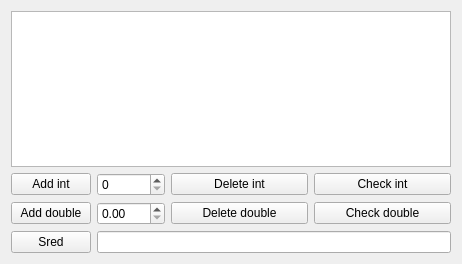
<?xml version="1.0" encoding="UTF-8"?>
<ui version="4.0">
 <class>MainWindow</class>
 <widget class="QMainWindow" name="MainWindow">
  <property name="geometry">
   <rect>
    <x>0</x>
    <y>0</y>
    <width>462</width>
    <height>264</height>
   </rect>
  </property>
  <property name="windowTitle">
   <string>MainWindow</string>
  </property>
  <widget class="QWidget" name="centralWidget">
   <layout class="QVBoxLayout" name="verticalLayout_2">
    <item>
     <layout class="QVBoxLayout" name="verticalLayout">
      <item>
       <widget class="QTextEdit" name="textEdit"/>
      </item>
      <item>
       <layout class="QGridLayout" name="gridLayout">
        <item row="0" column="0">
         <widget class="QPushButton" name="pushButton">
          <property name="text">
           <string>Add int</string>
          </property>
         </widget>
        </item>
        <item row="0" column="1">
         <widget class="QSpinBox" name="spinBox"/>
        </item>
        <item row="0" column="2" colspan="2">
         <widget class="QPushButton" name="pushButton_3">
          <property name="text">
           <string>Delete int</string>
          </property>
         </widget>
        </item>
        <item row="0" column="4" colspan="2">
         <widget class="QPushButton" name="pushButton_6">
          <property name="text">
           <string>Check int</string>
          </property>
         </widget>
        </item>
        <item row="1" column="0">
         <widget class="QPushButton" name="pushButton_2">
          <property name="text">
           <string>Add double</string>
          </property>
         </widget>
        </item>
        <item row="1" column="1">
         <widget class="QDoubleSpinBox" name="doubleSpinBox"/>
        </item>
        <item row="1" column="2" colspan="2">
         <widget class="QPushButton" name="pushButton_4">
          <property name="text">
           <string>Delete double</string>
          </property>
         </widget>
        </item>
        <item row="1" column="4" colspan="2">
         <widget class="QPushButton" name="pushButton_7">
          <property name="text">
           <string>Check double</string>
          </property>
         </widget>
        </item>
       </layout>
      </item>
      <item>
       <layout class="QHBoxLayout" name="horizontalLayout">
        <item>
         <widget class="QPushButton" name="pushButton_5">
          <property name="text">
           <string>Sred</string>
          </property>
         </widget>
        </item>
        <item>
         <widget class="QLineEdit" name="lineEdit"/>
        </item>
       </layout>
      </item>
     </layout>
    </item>
   </layout>
  </widget>
 </widget>
 <layoutdefault spacing="6" margin="11"/>
 <resources/>
 <connections/>
</ui>
